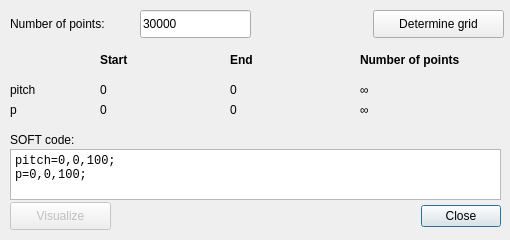
<?xml version="1.0" encoding="UTF-8"?>
<ui version="4.0">
 <class>Grid</class>
 <widget class="QDialog" name="Grid">
  <property name="geometry">
   <rect>
    <x>0</x>
    <y>0</y>
    <width>510</width>
    <height>240</height>
   </rect>
  </property>
  <property name="windowTitle">
   <string>Optimize grid</string>
  </property>
  <widget class="QDialogButtonBox" name="buttonBox">
   <property name="geometry">
    <rect>
     <x>200</x>
     <y>200</y>
     <width>301</width>
     <height>32</height>
    </rect>
   </property>
   <property name="orientation">
    <enum>Qt::Horizontal</enum>
   </property>
   <property name="standardButtons">
    <set>QDialogButtonBox::Close</set>
   </property>
  </widget>
  <widget class="QLabel" name="label">
   <property name="geometry">
    <rect>
     <x>10</x>
     <y>10</y>
     <width>131</width>
     <height>28</height>
    </rect>
   </property>
   <property name="text">
    <string>Number of points:</string>
   </property>
  </widget>
  <widget class="QLineEdit" name="tbPoints">
   <property name="geometry">
    <rect>
     <x>140</x>
     <y>10</y>
     <width>111</width>
     <height>28</height>
    </rect>
   </property>
   <property name="text">
    <string>30000</string>
   </property>
  </widget>
  <widget class="QPushButton" name="btnOptimize">
   <property name="geometry">
    <rect>
     <x>373</x>
     <y>10</y>
     <width>131</width>
     <height>28</height>
    </rect>
   </property>
   <property name="text">
    <string>Determine grid</string>
   </property>
  </widget>
  <widget class="QLabel" name="lblNameParam1">
   <property name="geometry">
    <rect>
     <x>10</x>
     <y>80</y>
     <width>31</width>
     <height>20</height>
    </rect>
   </property>
   <property name="text">
    <string>pitch</string>
   </property>
  </widget>
  <widget class="QLabel" name="lblNameParam2">
   <property name="geometry">
    <rect>
     <x>10</x>
     <y>100</y>
     <width>63</width>
     <height>20</height>
    </rect>
   </property>
   <property name="text">
    <string>p</string>
   </property>
  </widget>
  <widget class="QLabel" name="label_2">
   <property name="geometry">
    <rect>
     <x>100</x>
     <y>50</y>
     <width>41</width>
     <height>20</height>
    </rect>
   </property>
   <property name="font">
    <font>
     <weight>75</weight>
     <bold>true</bold>
    </font>
   </property>
   <property name="text">
    <string>Start</string>
   </property>
  </widget>
  <widget class="QLabel" name="label_3">
   <property name="geometry">
    <rect>
     <x>230</x>
     <y>50</y>
     <width>31</width>
     <height>20</height>
    </rect>
   </property>
   <property name="font">
    <font>
     <weight>75</weight>
     <bold>true</bold>
    </font>
   </property>
   <property name="text">
    <string>End</string>
   </property>
  </widget>
  <widget class="QLabel" name="label_4">
   <property name="geometry">
    <rect>
     <x>360</x>
     <y>50</y>
     <width>121</width>
     <height>20</height>
    </rect>
   </property>
   <property name="font">
    <font>
     <weight>75</weight>
     <bold>true</bold>
    </font>
   </property>
   <property name="text">
    <string>Number of points</string>
   </property>
  </widget>
  <widget class="QLabel" name="lblParam1Start">
   <property name="geometry">
    <rect>
     <x>100</x>
     <y>80</y>
     <width>111</width>
     <height>20</height>
    </rect>
   </property>
   <property name="text">
    <string>0</string>
   </property>
  </widget>
  <widget class="QLabel" name="lblParam1End">
   <property name="geometry">
    <rect>
     <x>230</x>
     <y>80</y>
     <width>111</width>
     <height>20</height>
    </rect>
   </property>
   <property name="text">
    <string>0</string>
   </property>
  </widget>
  <widget class="QLabel" name="lblParam1N">
   <property name="geometry">
    <rect>
     <x>360</x>
     <y>80</y>
     <width>63</width>
     <height>20</height>
    </rect>
   </property>
   <property name="text">
    <string>∞</string>
   </property>
  </widget>
  <widget class="QLabel" name="lblParam2Start">
   <property name="geometry">
    <rect>
     <x>100</x>
     <y>100</y>
     <width>111</width>
     <height>20</height>
    </rect>
   </property>
   <property name="text">
    <string>0</string>
   </property>
  </widget>
  <widget class="QLabel" name="lblParam2End">
   <property name="geometry">
    <rect>
     <x>230</x>
     <y>100</y>
     <width>111</width>
     <height>20</height>
    </rect>
   </property>
   <property name="text">
    <string>0</string>
   </property>
  </widget>
  <widget class="QLabel" name="lblParam2N">
   <property name="geometry">
    <rect>
     <x>360</x>
     <y>100</y>
     <width>63</width>
     <height>20</height>
    </rect>
   </property>
   <property name="text">
    <string>∞</string>
   </property>
  </widget>
  <widget class="QPlainTextEdit" name="tbSOFT">
   <property name="geometry">
    <rect>
     <x>10</x>
     <y>149</y>
     <width>491</width>
     <height>51</height>
    </rect>
   </property>
   <property name="font">
    <font>
     <family>Courier New</family>
    </font>
   </property>
   <property name="readOnly">
    <bool>true</bool>
   </property>
   <property name="plainText">
    <string>pitch=0,0,100;
p=0,0,100;</string>
   </property>
  </widget>
  <widget class="QLabel" name="label_6">
   <property name="geometry">
    <rect>
     <x>10</x>
     <y>130</y>
     <width>81</width>
     <height>20</height>
    </rect>
   </property>
   <property name="text">
    <string>SOFT code:</string>
   </property>
  </widget>
  <widget class="QPushButton" name="btnVisualize">
   <property name="enabled">
    <bool>false</bool>
   </property>
   <property name="geometry">
    <rect>
     <x>10</x>
     <y>202</y>
     <width>101</width>
     <height>28</height>
    </rect>
   </property>
   <property name="text">
    <string>Visualize</string>
   </property>
  </widget>
 </widget>
 <resources/>
 <connections>
  <connection>
   <sender>buttonBox</sender>
   <signal>accepted()</signal>
   <receiver>Grid</receiver>
   <slot>accept()</slot>
   <hints>
    <hint type="sourcelabel">
     <x>248</x>
     <y>254</y>
    </hint>
    <hint type="destinationlabel">
     <x>157</x>
     <y>274</y>
    </hint>
   </hints>
  </connection>
  <connection>
   <sender>buttonBox</sender>
   <signal>rejected()</signal>
   <receiver>Grid</receiver>
   <slot>reject()</slot>
   <hints>
    <hint type="sourcelabel">
     <x>316</x>
     <y>260</y>
    </hint>
    <hint type="destinationlabel">
     <x>286</x>
     <y>274</y>
    </hint>
   </hints>
  </connection>
 </connections>
</ui>
